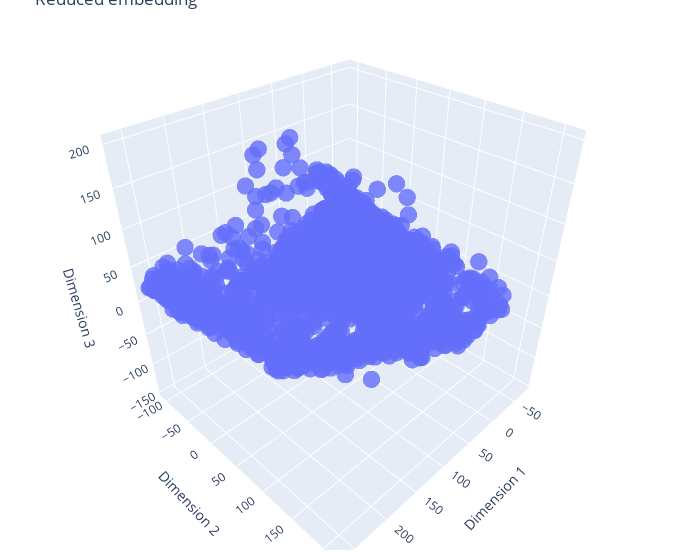

The code cell stored with this chart in its notebook:
### Markdown cell above
Visualize dimensionality reduction with PCA

### Code cell
embedding_PCA = data_visualization(skeletons_descriptors, method='pca', n_components=3)

### Figure 1 — Plotly figure (JSON) as saved in the notebook; plotly's stock layout.template omitted (floating-point values rounded to 4 significant figures; data arrays with more than 128 entries replaced by an {"elided": "..."} marker saying what was removed)
{"data": [{"marker": {"opacity": 0.8, "size": 6}, "mode": "markers", "type": "scatter3d", "x": {"elided": "7086 float values"}, "y": {"elided": "7086 float values"}, "z": {"elided": "7086 float values"}}], "layout": {"autosize": true, "margin": {"b": 10, "l": 10, "r": 20, "t": 10}, "scene": {"xaxis": {"title": {"text": "Dimension 1"}}, "yaxis": {"title": {"text": "Dimension 2"}}, "zaxis": {"title": {"text": "Dimension 3"}}}, "title": {"text": "Reduced embedding"}, "width": 700}}
